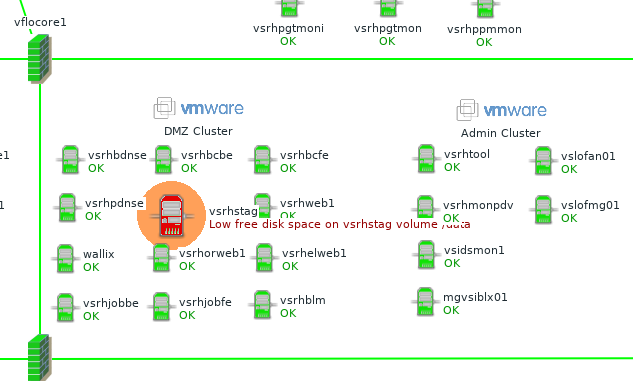
#> input picture Capture.PNG, 633 x 381 px, found by its file name
$ python getimg.py
#> lines starting #> are read from the running program, lines starting #| are printed output that depends on the picture
# https://www.youtube.com/watch?v=8exztOf6ul4
# https://www.youtube.com/watch?v=RewxjHw8310

from PIL import Image
import pytesseract
import cv2
import re
import os
import webbrowser

img = cv2.imread('Capture.png')
#> img is the input picture: shape (381, 633, 3); mean B, G, R 238.2, 246, 240.2

gray = cv2.cvtColor(img, cv2.COLOR_BGR2GRAY)
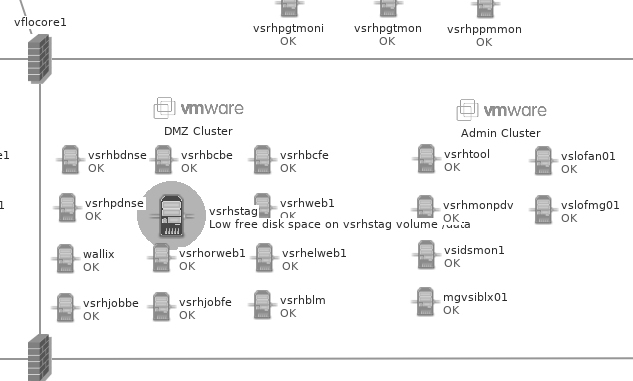
#> gray: shape (381, 633); min 41, max 255, mean 243.4

file = '{}.png' .format(os.getpid())

cv2.imwrite(file, gray)

#> (the run stopped early here; a loop or call above may not have finished)
